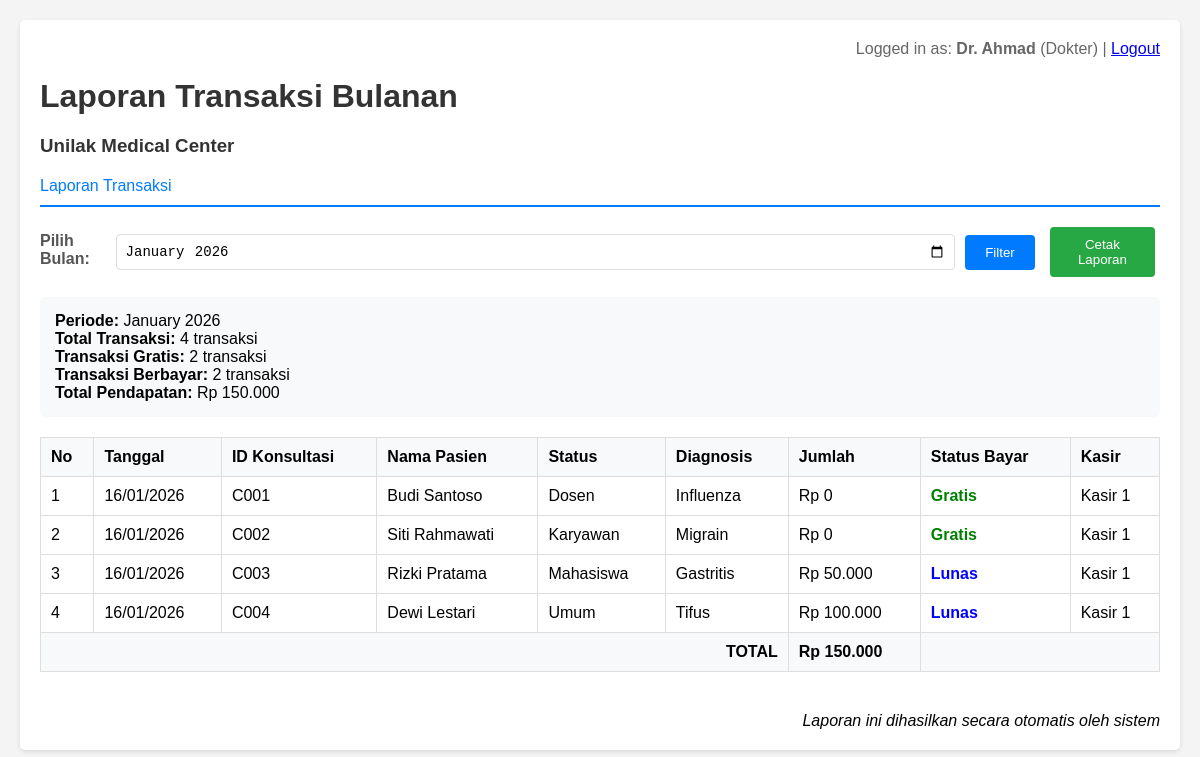
The app's page /reports/laporan_transaksi.php (signed in) with its own data.
### tables this page shows
CREATE TABLE payments (
    payment_id INT AUTO_INCREMENT PRIMARY KEY,
    consultation_id VARCHAR(20) NOT NULL,
    patient_id VARCHAR(20) NOT NULL,
    patient_status ENUM('Dosen', 'Karyawan', 'Mahasiswa', 'Umum') NOT NULL,
    amount DECIMAL(10, 2) NOT NULL DEFAULT 0,
    payment_status ENUM('Lunas', 'Gratis') NOT NULL,
    cashier_id VARCHAR(10) NOT NULL,
    payment_date TIMESTAMP DEFAULT CURRENT_TIMESTAMP,
    FOREIGN KEY (consultation_id) REFERENCES consultations(consultation_id) ON DELETE CASCADE,
    FOREIGN KEY (patient_id) REFERENCES patients(patient_id) ON DELETE CASCADE,
    FOREIGN KEY (cashier_id) REFERENCES users(user_id)
);

CREATE TABLE patients (
    patient_id VARCHAR(20) PRIMARY KEY,
    nik VARCHAR(16) NOT NULL,
    birth_date DATE NOT NULL,
    full_name VARCHAR(100) NOT NULL,
    address TEXT NOT NULL,
    phone VARCHAR(20) NOT NULL,
    status ENUM('Dosen', 'Karyawan', 'Mahasiswa', 'Umum') NOT NULL,
    created_at TIMESTAMP DEFAULT CURRENT_TIMESTAMP,
    updated_at TIMESTAMP DEFAULT CURRENT_TIMESTAMP ON UPDATE CURRENT_TIMESTAMP
);

CREATE TABLE consultations (
    consultation_id VARCHAR(20) PRIMARY KEY,
    consultation_date VARCHAR(6) NOT NULL COMMENT 'Format: DDMMYY',
    patient_id VARCHAR(20) NOT NULL,
    nik VARCHAR(20) NOT NULL,
    complaint TEXT NOT NULL,
    diagnosis TEXT NOT NULL,
    medication TEXT NOT NULL,
    doctor_id VARCHAR(10) NOT NULL,
    created_at TIMESTAMP DEFAULT CURRENT_TIMESTAMP,
    FOREIGN KEY (patient_id) REFERENCES patients(patient_id) ON DELETE CASCADE,
    FOREIGN KEY (doctor_id) REFERENCES users(user_id)
);

CREATE TABLE users (
    user_id VARCHAR(10) PRIMARY KEY,
    username VARCHAR(10) NOT NULL UNIQUE,
    password VARCHAR(255) NOT NULL,
    role ENUM('Admin', 'Kasir', 'Dokter') NOT NULL,
    full_name VARCHAR(100) NOT NULL,
    created_at TIMESTAMP DEFAULT CURRENT_TIMESTAMP
);

### reports/laporan_transaksi.php (the view, shortened to what this page needs)
<?php
require_once '../config.php';
$month = isset($_GET['month']) ? mysqli_real_escape_string($conn, $_GET['month']) : date('Y-m');
$start_date = $month . '-01';
$end_date = date('Y-m-t', strtotime($start_date));
$query = "SELECT p.*, c.consultation_date, c.diagnosis, c.medication,
          pat.full_name, pat.status, u.full_name as cashier_name
          FROM payments p
          JOIN consultations c ON p.consultation_id = c.consultation_id
          JOIN patients pat ON p.patient_id = pat.patient_id
          JOIN users u ON p.cashier_id = u.user_id
          WHERE p.payment_date BETWEEN '$start_date 00:00:00' AND '$end_date 23:59:59'
          ORDER BY p.payment_date DESC";
$result = mysqli_query($conn, $query);
$total_transactions = mysqli_num_rows($result);
$total_amount = 0;
$total_free = 0;
$total_paid = 0;
$data = [];
while ($row = mysqli_fetch_assoc($result)) {
    $data[] = $row;
    $total_amount += $row['amount'];
    if ($row['payment_status'] == 'Gratis') {
        $total_free++;
    } else {
        $total_paid++;
    }
}
?>
<!DOCTYPE html>
<html lang="id">
<head>
    <link rel="stylesheet" href="../style.css">
</head>
<body>
    <div class="container">
        <div class="user-info no-print">
            Logged in as: <strong><?php echo $_SESSION['full_name']; ?></strong> (<?php echo $_SESSION['role']; ?>)
            | <a href="../logout.php">Logout</a>
        </div>
        <h1>Laporan Transaksi Bulanan</h1>
        <h3>Unilak Medical Center</h3>
        <div class="navigation no-print">
            <a href="laporan_transaksi.php">Laporan Transaksi</a>
        </div>
        <div class="no-print" style="margin: 20px 0;">
            <form method="GET" action="" style="display: flex; align-items: center; gap: 10px;">
                <label><strong>Pilih Bulan:</strong></label>
                <input type="month" name="month" value="<?php echo $month; ?>" required>
                <button type="submit" class="btn">Filter</button>
                <button type="button" onclick="window.print()" class="btn btn-success">Cetak Laporan</button>
            </form>
        </div>
        <div style="margin: 20px 0; padding: 15px; background: #f8f9fa; border-radius: 5px;">
            <strong>Periode:</strong> <?php echo date('F Y', strtotime($start_date)); ?><br>
            <strong>Total Transaksi:</strong> <?php echo $total_transactions; ?> transaksi<br>
            <strong>Transaksi Gratis:</strong> <?php echo $total_free; ?> transaksi<br>
            <strong>Transaksi Berbayar:</strong> <?php echo $total_paid; ?> transaksi<br>
            <strong>Total Pendapatan:</strong> Rp <?php echo number_format($total_amount, 0, ',', '.'); ?>
        </div>
        <table>
            <thead>
                <tr>
                    <th>No</th>
                    <th>Tanggal</th>
                    <th>ID Konsultasi</th>
                    <th>Nama Pasien</th>
                    <th>Status</th>
                    <th>Diagnosis</th>
                    <th>Jumlah</th>
                    <th>Status Bayar</th>
                    <th class="no-print">Kasir</th>
                </tr>
            </thead>
            <tbody>
                <?php if (count($data) > 0): ?>
                    <?php $no = 1; ?>
                    <?php foreach ($data as $row): ?>
                        <tr>
                            <td><?php echo $no++; ?></td>
                            <td><?php echo date('d/m/Y', strtotime($row['payment_date'])); ?></td>
                            <td><?php echo htmlspecialchars($row['consultation_id']); ?></td>
                            <td><?php echo htmlspecialchars($row['full_name']); ?></td>
                            <td><?php echo $row['status']; ?></td>
                            <td><?php echo htmlspecialchars($row['diagnosis']); ?></td>
                            <td>Rp <?php echo number_format($row['amount'], 0, ',', '.'); ?></td>
                            <td>
                                <strong style="color: <?php echo $row['payment_status'] == 'Gratis' ? 'green' : 'blue'; ?>">
                                    <?php echo $row['payment_status']; ?>
                                </strong>
                            </td>
                            <td class="no-print"><?php echo htmlspecialchars($row['cashier_name']); ?></td>
                        </tr>
                    <?php endforeach; ?>
                    <tr style="background: #f8f9fa; font-weight: bold;">
                        <td colspan="6" style="text-align: right;">TOTAL</td>
                        <td>Rp <?php echo number_format($total_amount, 0, ',', '.'); ?></td>
                        <td colspan="2"></td>
                    </tr>
                <?php else: ?>
                    <tr>
                        <td colspan="9" style="text-align: center;">Tidak ada transaksi pada bulan ini</td>
                    </tr>
                <?php endif; ?>
            </tbody>
        </table>
        <div style="margin-top: 40px; text-align: right;" class="no-print">
            <p><em>Laporan ini dihasilkan secara otomatis oleh sistem</em></p>
        </div>
    </div>
</body>
</html>

### style.css (style rules this page uses)
* { margin: 0; padding: 0; box-sizing: border-box; }
body { font-family: Arial, sans-serif; background-color: #f4f4f4; padding: 20px; }
.container { max-width: 1200px; margin: 0 auto; background: white; padding: 20px; border-radius: 5px; box-shadow: 0 2px 5px rgba(0,0,0,0.1); }
h1, h2, h3 { color: #333; margin-bottom: 20px; }
label { display: block; margin-bottom: 5px; font-weight: bold; color: #555; }
input[type="text"], input[type="password"], input[type="date"], input[type="number"], input[type="month"], select, textarea { width: 100%; padding: 8px; border: 1px solid #ddd; border-radius: 4px; font-size: 14px; }
button, .btn { padding: 10px 20px; background-color: #007bff; color: white; border: none; border-radius: 4px; cursor: pointer; text-decoration: none; display: inline-block; margin-right: 5px; }
.btn-success { background-color: #28a745; }
table { width: 100%; border-collapse: collapse; margin-top: 20px; }
table th, table td { padding: 10px; border: 1px solid #ddd; text-align: left; }
table th { background-color: #f8f9fa; font-weight: bold; }
.navigation { margin-bottom: 20px; padding-bottom: 10px; border-bottom: 2px solid #007bff; }
.navigation a { margin-right: 15px; text-decoration: none; color: #007bff; }
.user-info { text-align: right; margin-bottom: 20px; color: #666; }

### records on screen
payments: payment_date "16/01/2026", consultation "C001", patient.full_name "Budi Santoso", patient.status "Dosen", consultation.diagnosis "Influenza", amount "0", payment_status "Gratis", cashier.full_name "Kasir 1"
payments: payment_date "16/01/2026", consultation "C002", patient.full_name "Siti Rahmawati", patient.status "Karyawan", consultation.diagnosis "Migrain", amount "0", payment_status "Gratis", cashier.full_name "Kasir 1"
payments: payment_date "16/01/2026", consultation "C003", patient.full_name "Rizki Pratama", patient.status "Mahasiswa", consultation.diagnosis "Gastritis", amount "50.000", payment_status "Lunas", cashier.full_name "Kasir 1"
payments: payment_date "16/01/2026", consultation "C004", patient.full_name "Dewi Lestari", patient.status "Umum", consultation.diagnosis "Tifus", amount "100.000", payment_status "Lunas", cashier.full_name "Kasir 1"

### other values on screen
$_SESSION['full_name'] "Dr. Ahmad"
$_SESSION['role'] "Dokter"
date('F Y', strtotime($start_date)) "January 2026"
$total_transactions "4"
$total_free "2"
$total_paid "2"
$total_amount "150.000"
